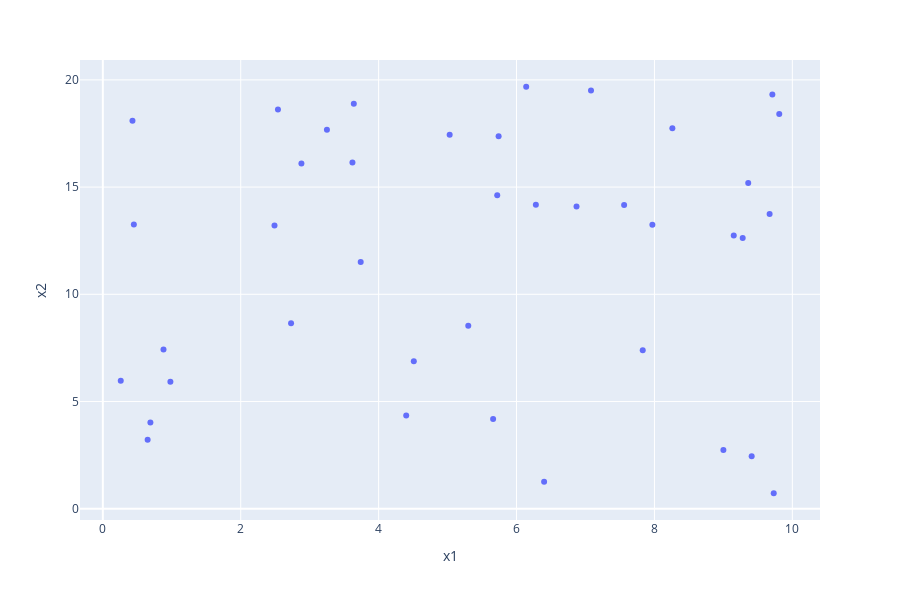

Source (notebook cell):
### Code cell
px.scatter(df_ex[:40], x = 'x1', y = 'x2')

### Figure 1 — Plotly figure (JSON) as saved in the notebook; plotly's stock layout.template omitted (floating-point values rounded to 4 significant figures)
{"data": [{"hoverlabel": {"namelength": 0}, "hovertemplate": "x1=%{x}<br>x2=%{y}", "legendgroup": "", "marker": {"color": "#636efa", "symbol": "circle"}, "mode": "markers", "name": "", "showlegend": false, "type": "scatter", "x": [6.87, 4.4, 0.43, 2.73, 3.25, 5.3, 7.08, 9.73, 4.51, 6.4, 5.72, 6.28, 6.14, 8.26, 9.41, 2.88, 5.74, 0.45, 3.74, 5.03, 9.67, 3.62, 2.54, 9.15, 0.69, 7.97, 2.49, 9.81, 7.56, 0.98, 0.65, 9, 7.83, 0.26, 3.64, 9.28, 5.66, 9.71, 9.36, 0.88], "xaxis": "x", "y": [14.09, 4.35, 18.09, 8.65, 17.68, 8.53, 19.5, 0.72, 6.88, 1.26, 14.62, 14.18, 19.68, 17.75, 2.44, 16.1, 17.37, 13.25, 11.51, 17.44, 13.74, 16.15, 18.62, 12.74, 4.02, 13.24, 13.21, 18.41, 14.16, 5.92, 3.22, 2.74, 7.39, 5.97, 18.89, 12.63, 4.18, 19.32, 15.19, 7.43], "yaxis": "y"}], "layout": {"height": 600, "legend": {"tracegroupgap": 0}, "margin": {"t": 60}, "xaxis": {"anchor": "y", "domain": [0, 1], "title": {"text": "x1"}}, "yaxis": {"anchor": "x", "domain": [0, 1], "title": {"text": "x2"}}}}
